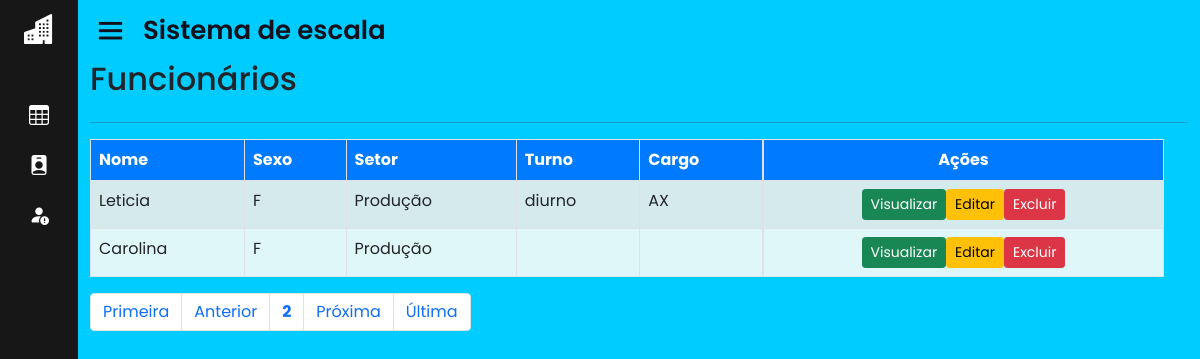
Page /home.php?page=lista_func&pagina=2 (signed in) on the earlier database version.
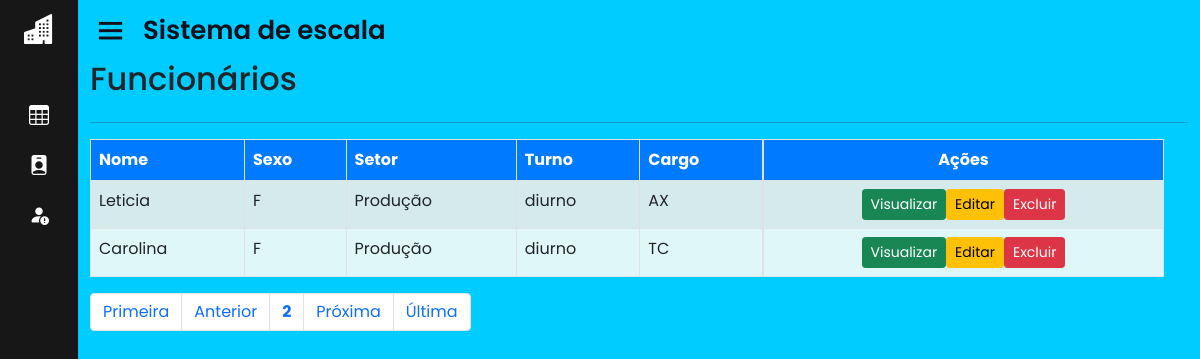
Same page on the later database version.
### tables this page shows
CREATE TABLE IF NOT EXISTS `funcionario` (
  `id_func` int(11) NOT NULL AUTO_INCREMENT,
  `nome_func` varchar(50) NOT NULL,
  `cargo_func` varchar(50) DEFAULT NULL,
  `turno` varchar(50) DEFAULT NULL,
  `telefone_func` varchar(50) NOT NULL,
  `sexo_func` varchar(50) NOT NULL,
  `email_func` varchar(50) NOT NULL,
  `id_st` int(11) DEFAULT NULL,
  PRIMARY KEY (`id_func`) USING BTREE,
  KEY `FK_funcionario_setor` (`id_st`),
  CONSTRAINT `FK_funcionario_setor` FOREIGN KEY (`id_st`) REFERENCES `setor` (`id_st`) ON DELETE CASCADE ON UPDATE CASCADE
);

CREATE TABLE IF NOT EXISTS `setor` (
  `id_st` int(11) NOT NULL AUTO_INCREMENT,
  `nome_st` varchar(50) DEFAULT NULL,
  PRIMARY KEY (`id_st`)
);

### sis/funcionario/lista_func.php (the view, shortened to what this page needs)
<div id="main" class="container-fluid">
	<div id="top" class="row">
		<div class="col-md-11">
			<h2>Funcionários</h2>
		</div>
	</div>
	<hr/>
	<div id="list" class="row">
        <div class="table-responsive col-md-12">
        <?php
            $quantidade = 5;
            $pagina = (isset($_GET['pagina'])) ? (int)$_GET['pagina'] : 1;
            $inicio = ($quantidade * $pagina) - $quantidade;
            $data = mysqli_query($con, "select * from funcionario, endereco, setor where funcionario.id_func = endereco.id_func limit $inicio, $quantidade;");
            echo "<table class='table table-striped table-bordered' style='background-color: #e0f7fa;' cellspacing='0' cellpadding='0'>";
            echo "<thead style='background-color: #007bff; color: white;'>";
            echo "<tr>";
            echo "<td><strong>Nome</strong></td>";
            echo "<td><strong>Sexo</strong></td>";
            echo "<td><strong>Setor</strong></td>";
            echo "<td><strong>Turno</strong></td>";
            echo "<td><strong>Cargo</strong></td>";
            echo "<td class='actions d-flex justify-content-center'><strong>Ações</strong></td>";
            echo "</tr></thead><tbody>";
            while ($info = mysqli_fetch_array($data)) {
                echo "<tr>";
                echo "<td>".$info['nome_func']."</td>";
                echo "<td>".$info['sexo_func']."</td>";
                echo "<td>".$info['nome_st']."</td>";
                echo "<td>".$info['turno']."</td>";
                echo "<td>".$info['cargo_func']."</td>";
                echo "<td class='actions btn-group-sm d-flex justify-content-center'>";
                echo "<a class='btn btn-success btn-xs' href='?page=view_func&id_func=".$info['id_func']."'> Visualizar </a>";
                echo "<a class='btn btn-warning btn-xs' href='?page=fedita_func&id_func=".$info['id_func']."'> Editar </a>";
                echo "<a href='?page=excluir_func&id_func=".$info['id_func']."' class='btn btn-danger btn-xs'> Excluir </a>";
                echo "</td>";
                echo "</tr>";
            }
            echo "</tbody></table>";
        ?>
    </div>
		<div id="bottom" class="row">
			<div class="col-md-12">
				<?php
					$sqlTotal 		= "select id_func from funcionario;";
					$qrTotal  		= mysqli_query($con, $sqlTotal);
					$numTotal 		= mysqli_num_rows($qrTotal);
					$totalpagina = (ceil($numTotal/$quantidade)<=0) ? 1 : ceil($numTotal/$quantidade);
					$anterior = (($pagina-1) <= 0) ? 1 : $pagina - 1;
					$posterior = (($pagina+1) >= $totalpagina) ? $totalpagina : $pagina+1;
					echo "<ul class='pagination'>";
					echo "<li class='page-item'><a class='page-link' href='?page=lista_func&pagina=1'> Primeira</a></li> ";
					echo "<li class='page-item'><a class='page-link' href=\"?page=lista_func&pagina=$anterior\"> Anterior</a></li> ";
					echo "<li class='page-item'><a class='page-link' href='?page=lista_func&pagina=".$pagina."'><strong>".$pagina."</strong></a></li> ";
					echo "<li class='page-item'><a class='page-link' href=\"?page=lista_func&pagina=$posterior\"> Pr&oacute;xima</a></li> ";
					echo "<li class='page-item'><a class='page-link' href=\"?page=lista_func&pagina=$totalpagina\"> &Uacute;ltima</a></li></ul>";
				?>
			</div>
		</div>
</div>
</div>

Differences in the rows shown:
changed funcionario "Carolina": turno (not shown) → "diurno"; cargo_func (not shown) → "TC"
